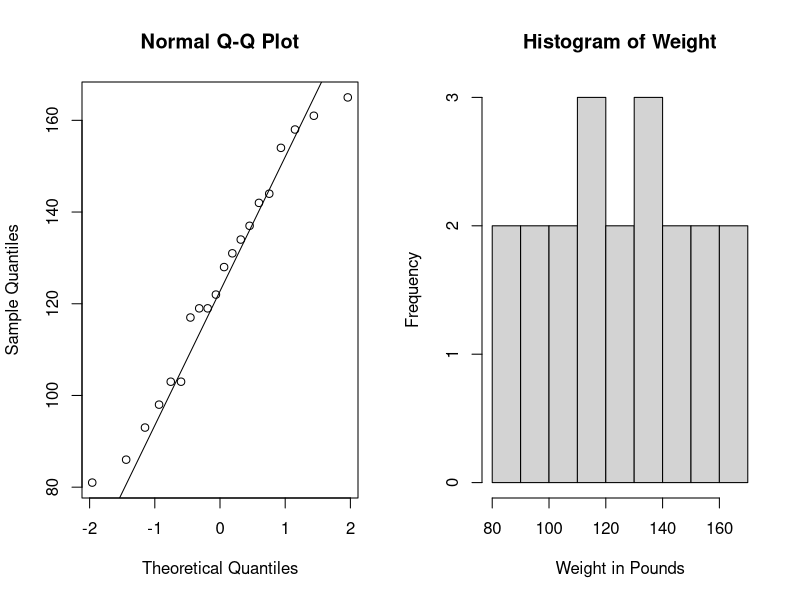
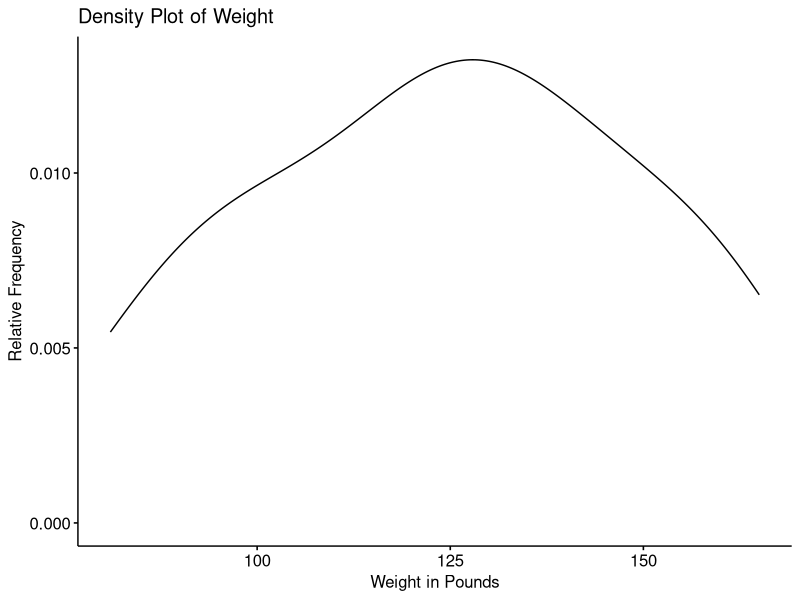
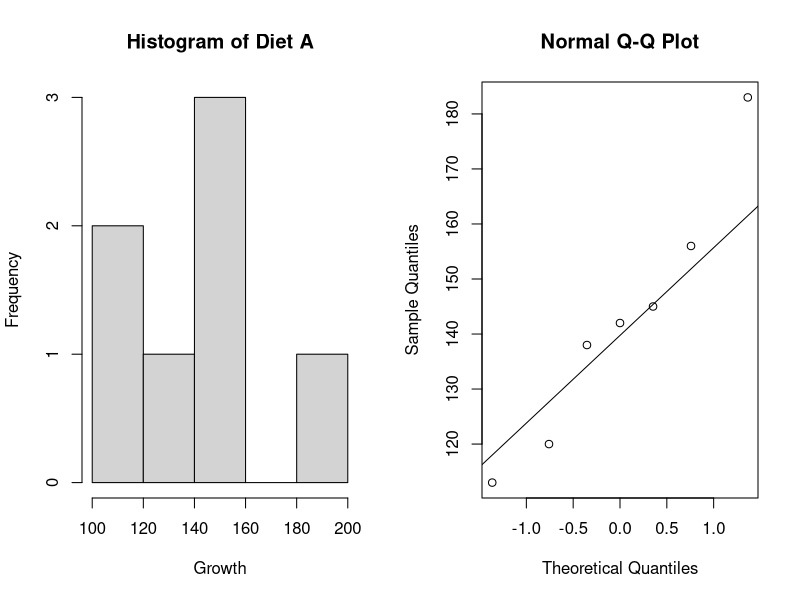
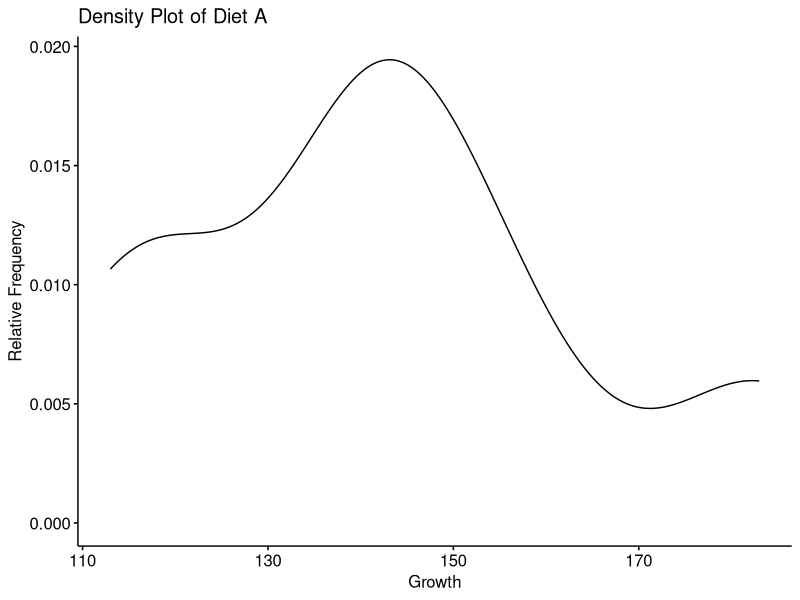
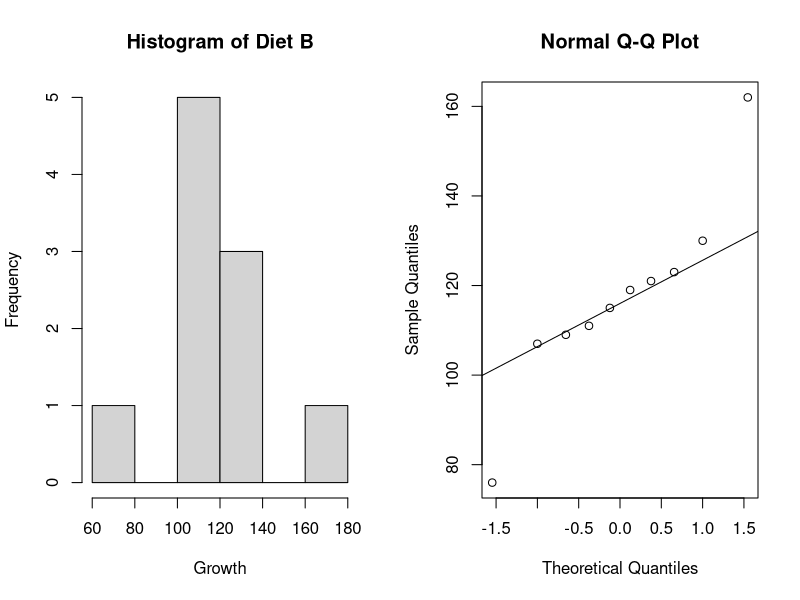
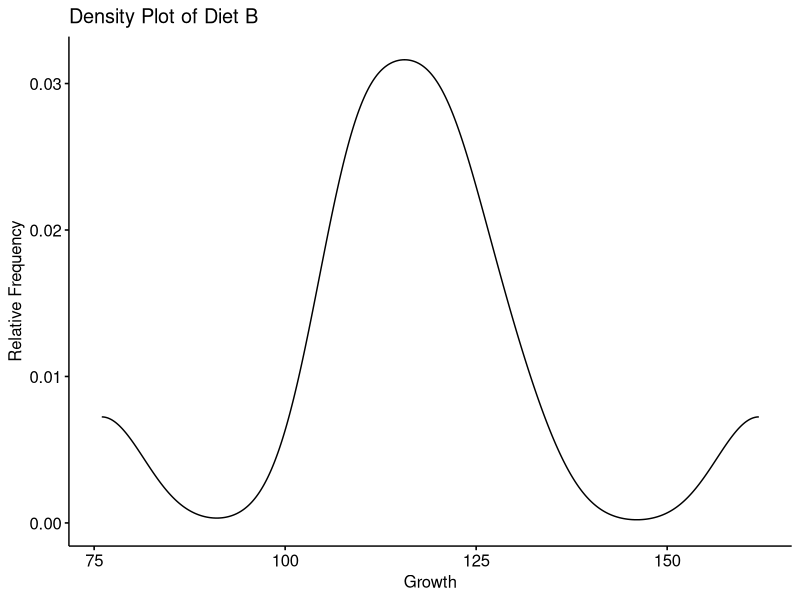
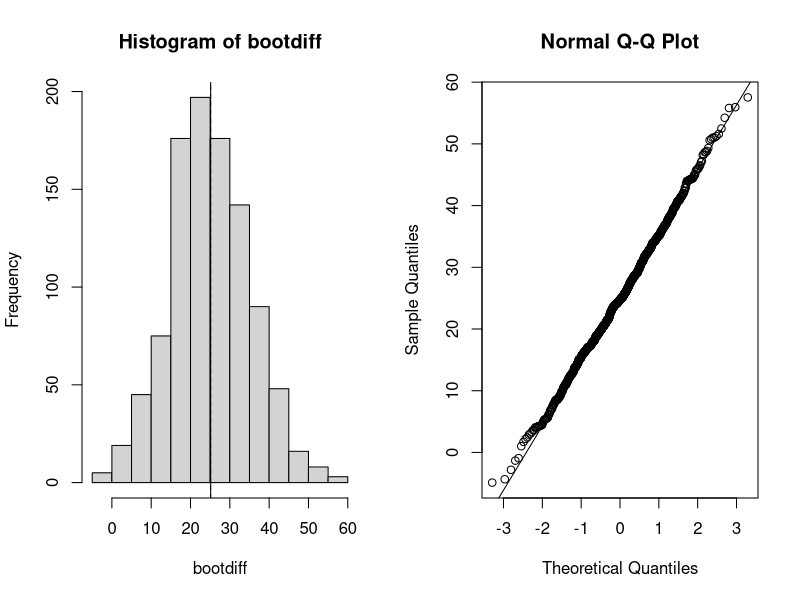

R code for these plots, in order:
## ---- chunk 1
knitr::opts_chunk$set(echo = TRUE)
## ---- chunk 2
Weight <- c(142, 103, 86, 165, 134, 154, 119, 81, 98, 122, 161, 117,119, 93, 144, 128, 131, 137, 158, 103)
par(mfrow=c(1,2)) # sets up a plot window for two side-by-side plots
qqnorm(Weight)
qqline(Weight)
hist(Weight, main = "Histogram of Weight", xlab = "Weight in Pounds", ylab = "Frequency")

library(ggpubr)
ggdensity(Weight, xlab = "Weight in Pounds", ylab= "Relative Frequency", main = "Density Plot of Weight")
## ---- chunk 3
bootmean <- numeric(1000)
for (i in 1:1000) {bootsample <- sample(Weight, size=length(Weight), replace=TRUE)
bootmean[i] <- mean(bootsample)
}
quantile(bootmean, c(0.025, 0.975))
## ---- chunk 4
xbar <- mean(Weight)
est.bias <- mean(bootmean) - xbar
est.bias
## ---- chunk 5
library(boot)
mymean <- function(Weight,i) mean(Weight[i])
myboot <- boot(Weight, mymean, R = 1000)
myboot
## ---- chunk 6
A <- c(156, 183, 120, 113, 138, 145, 142)
B <- c(109, 107, 119, 162, 121, 123, 76, 111, 130, 115)
par(mfrow=c(1,2))

hist(A, main = "Histogram of Diet A", xlab = "Growth", ylab = "Frequency")
qqnorm(A)
qqline(A)
ggdensity(A, xlab = "Growth", ylab= "Relative Frequency", main = "Density Plot of Diet A")

hist(B, main = "Histogram of Diet B", xlab = "Growth", ylab = "Frequency")
qqnorm(B)
qqline(B)
ggdensity(B, xlab = "Growth", ylab= "Relative Frequency", main = "Density Plot of Diet B")
## ---- chunk 7
obs.diff <- mean(A) - mean(B)
bootdiff <- numeric(1000)
for (i in 1:1000) {
  bootsampleA <- sample(A, size=length(A), replace=TRUE)
  bootsampleB <- sample(B, size=length(B), replace=TRUE)
  bootdiff[i] <- mean(bootsampleA) - mean(bootsampleB)
}

est.bias <- mean(bootdiff) - obs.diff
est.bias


par(mfrow=c(1,2))
hist(bootdiff)
abline(v=obs.diff)
abline(v=mean(bootdiff),lty=2) # add dashed line mean of the bootstrap dist
qqnorm(bootdiff)
qqline(bootdiff)
## ---- chunk 8
library(boot)

mymean <- function(bootdiff,i) mean(bootdiff[i])
myboot <- boot(bootdiff, mymean, R = 1000)
myboot
